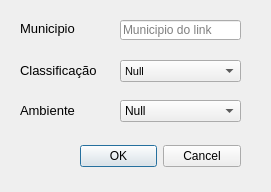
<?xml version="1.0" encoding="UTF-8"?>
<ui version="4.0">
 <class>AtualizadorDeCampoDialogBase</class>
 <widget class="QDialog" name="AtualizadorDeCampoDialogBase">
  <property name="geometry">
   <rect>
    <x>0</x>
    <y>0</y>
    <width>271</width>
    <height>192</height>
   </rect>
  </property>
  <property name="windowTitle">
   <string>Atualizador de Campo</string>
  </property>
  <widget class="QDialogButtonBox" name="button_box">
   <property name="geometry">
    <rect>
     <x>80</x>
     <y>140</y>
     <width>161</width>
     <height>32</height>
    </rect>
   </property>
   <property name="orientation">
    <enum>Qt::Horizontal</enum>
   </property>
   <property name="standardButtons">
    <set>QDialogButtonBox::Cancel|QDialogButtonBox::Ok</set>
   </property>
  </widget>
  <widget class="QLineEdit" name="lineEdit">
   <property name="geometry">
    <rect>
     <x>120</x>
     <y>20</y>
     <width>121</width>
     <height>20</height>
    </rect>
   </property>
   <property name="inputMask">
    <string/>
   </property>
   <property name="text">
    <string/>
   </property>
   <property name="placeholderText">
    <string>Municipio do link</string>
   </property>
  </widget>
  <widget class="QLabel" name="lab_municipio">
   <property name="geometry">
    <rect>
     <x>20</x>
     <y>20</y>
     <width>81</width>
     <height>16</height>
    </rect>
   </property>
   <property name="font">
    <font>
     <pointsize>10</pointsize>
    </font>
   </property>
   <property name="text">
    <string>Municipio</string>
   </property>
  </widget>
  <widget class="QLabel" name="lab_class">
   <property name="geometry">
    <rect>
     <x>20</x>
     <y>60</y>
     <width>81</width>
     <height>21</height>
    </rect>
   </property>
   <property name="font">
    <font>
     <pointsize>10</pointsize>
    </font>
   </property>
   <property name="text">
    <string>Classificação</string>
   </property>
  </widget>
  <widget class="QLabel" name="lab_amb">
   <property name="geometry">
    <rect>
     <x>20</x>
     <y>100</y>
     <width>81</width>
     <height>21</height>
    </rect>
   </property>
   <property name="font">
    <font>
     <pointsize>10</pointsize>
    </font>
   </property>
   <property name="text">
    <string>Ambiente</string>
   </property>
  </widget>
  <widget class="QComboBox" name="comboBox">
   <property name="enabled">
    <bool>true</bool>
   </property>
   <property name="geometry">
    <rect>
     <x>120</x>
     <y>60</y>
     <width>121</width>
     <height>22</height>
    </rect>
   </property>
   <property name="font">
    <font>
     <pointsize>8</pointsize>
    </font>
   </property>
   <property name="editable">
    <bool>false</bool>
   </property>
   <property name="currentText">
    <string>Null</string>
   </property>
   <item>
    <property name="text">
     <string>Null</string>
    </property>
   </item>
   <item>
    <property name="text">
     <string>Simples</string>
    </property>
   </item>
   <item>
    <property name="text">
     <string>Duplicada</string>
    </property>
   </item>
   <item>
    <property name="text">
     <string>Acesso Rodoviário</string>
    </property>
   </item>
   <item>
    <property name="text">
     <string>Acessos Rodoviário</string>
    </property>
   </item>
   <item>
    <property name="text">
     <string>Baixa Capacidade</string>
    </property>
   </item>
  </widget>
  <widget class="QComboBox" name="comboBox_2">
   <property name="geometry">
    <rect>
     <x>120</x>
     <y>100</y>
     <width>121</width>
     <height>22</height>
    </rect>
   </property>
   <item>
    <property name="text">
     <string>Null</string>
    </property>
   </item>
   <item>
    <property name="text">
     <string>Rural</string>
    </property>
   </item>
   <item>
    <property name="text">
     <string>urbana</string>
    </property>
   </item>
  </widget>
 </widget>
 <resources/>
 <connections>
  <connection>
   <sender>button_box</sender>
   <signal>accepted()</signal>
   <receiver>AtualizadorDeCampoDialogBase</receiver>
   <slot>accept()</slot>
   <hints>
    <hint type="sourcelabel">
     <x>20</x>
     <y>20</y>
    </hint>
    <hint type="destinationlabel">
     <x>20</x>
     <y>20</y>
    </hint>
   </hints>
  </connection>
  <connection>
   <sender>button_box</sender>
   <signal>rejected()</signal>
   <receiver>AtualizadorDeCampoDialogBase</receiver>
   <slot>reject()</slot>
   <hints>
    <hint type="sourcelabel">
     <x>20</x>
     <y>20</y>
    </hint>
    <hint type="destinationlabel">
     <x>20</x>
     <y>20</y>
    </hint>
   </hints>
  </connection>
 </connections>
</ui>
